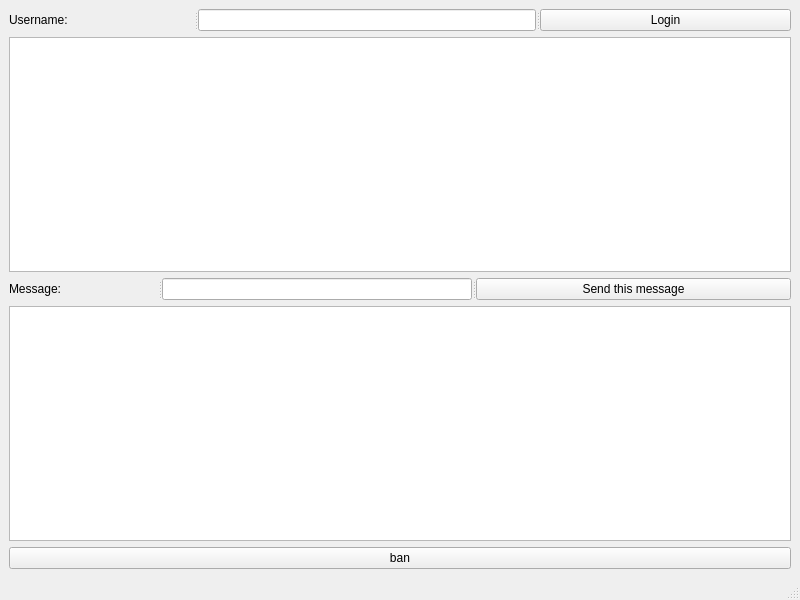
<?xml version="1.0" encoding="UTF-8"?>
<ui version="4.0">
 <class>MainWindow</class>
 <widget class="QMainWindow" name="MainWindow">
  <property name="geometry">
   <rect>
    <x>0</x>
    <y>0</y>
    <width>800</width>
    <height>600</height>
   </rect>
  </property>
  <property name="windowTitle">
   <string>MainWindow</string>
  </property>
  <widget class="QWidget" name="centralwidget">
   <layout class="QVBoxLayout" name="verticalLayout">
    <item>
     <widget class="QSplitter" name="splitter_2">
      <property name="orientation">
       <enum>Qt::Orientation::Horizontal</enum>
      </property>
      <widget class="QLabel" name="label_2">
       <property name="text">
        <string>Username:</string>
       </property>
      </widget>
      <widget class="QLineEdit" name="usernameLineEdit"/>
      <widget class="QPushButton" name="loginButton">
       <property name="text">
        <string>Login</string>
       </property>
      </widget>
     </widget>
    </item>
    <item>
     <widget class="QListWidget" name="userListWidget"/>
    </item>
    <item>
     <widget class="QSplitter" name="splitter">
      <property name="orientation">
       <enum>Qt::Orientation::Horizontal</enum>
      </property>
      <widget class="QLabel" name="label">
       <property name="text">
        <string>Message:</string>
       </property>
      </widget>
      <widget class="QLineEdit" name="messageLineEdit"/>
      <widget class="QPushButton" name="sendButton">
       <property name="text">
        <string>Send this message</string>
       </property>
      </widget>
     </widget>
    </item>
    <item>
     <widget class="QListWidget" name="messageListWidget"/>
    </item>
    <item>
     <layout class="QVBoxLayout" name="Login"/>
    </item>
    <item>
     <widget class="QPushButton" name="banButton">
      <property name="text">
       <string>ban</string>
      </property>
     </widget>
    </item>
   </layout>
  </widget>
  <widget class="QMenuBar" name="menubar">
   <property name="geometry">
    <rect>
     <x>0</x>
     <y>0</y>
     <width>800</width>
     <height>18</height>
    </rect>
   </property>
  </widget>
  <widget class="QStatusBar" name="statusbar"/>
 </widget>
 <resources/>
 <connections/>
</ui>
